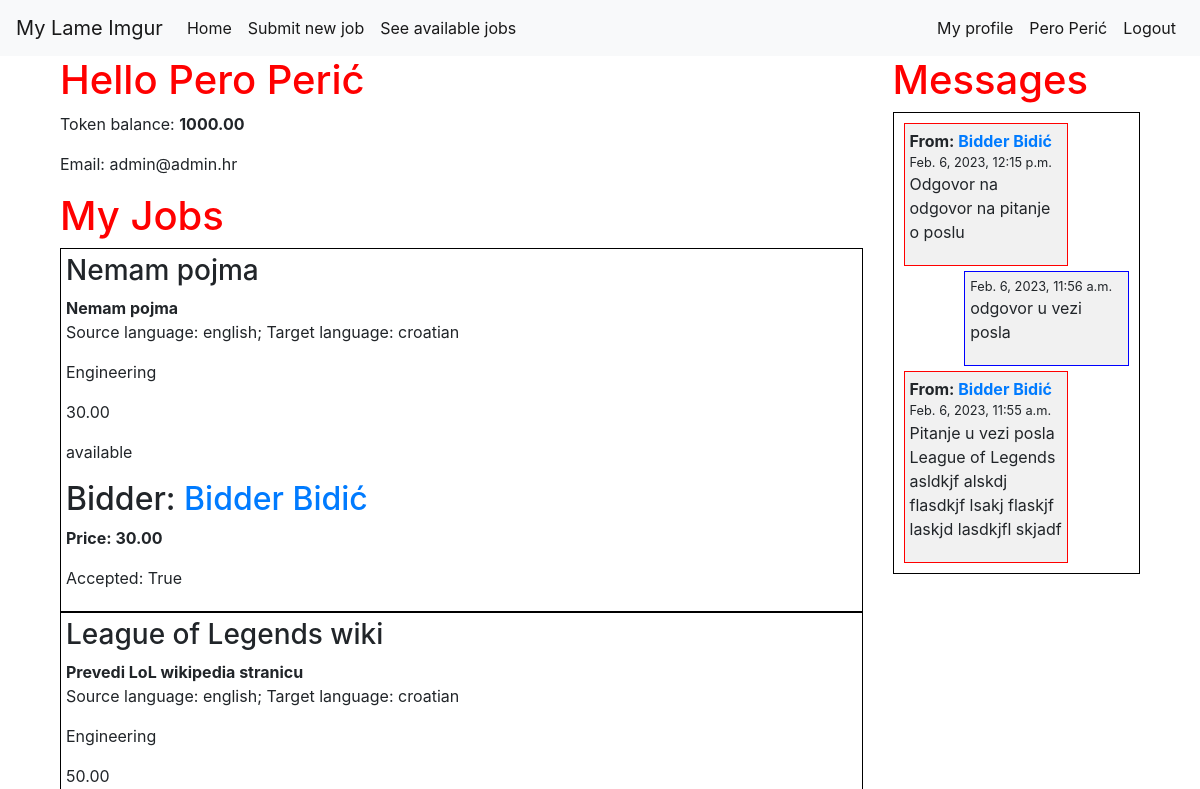
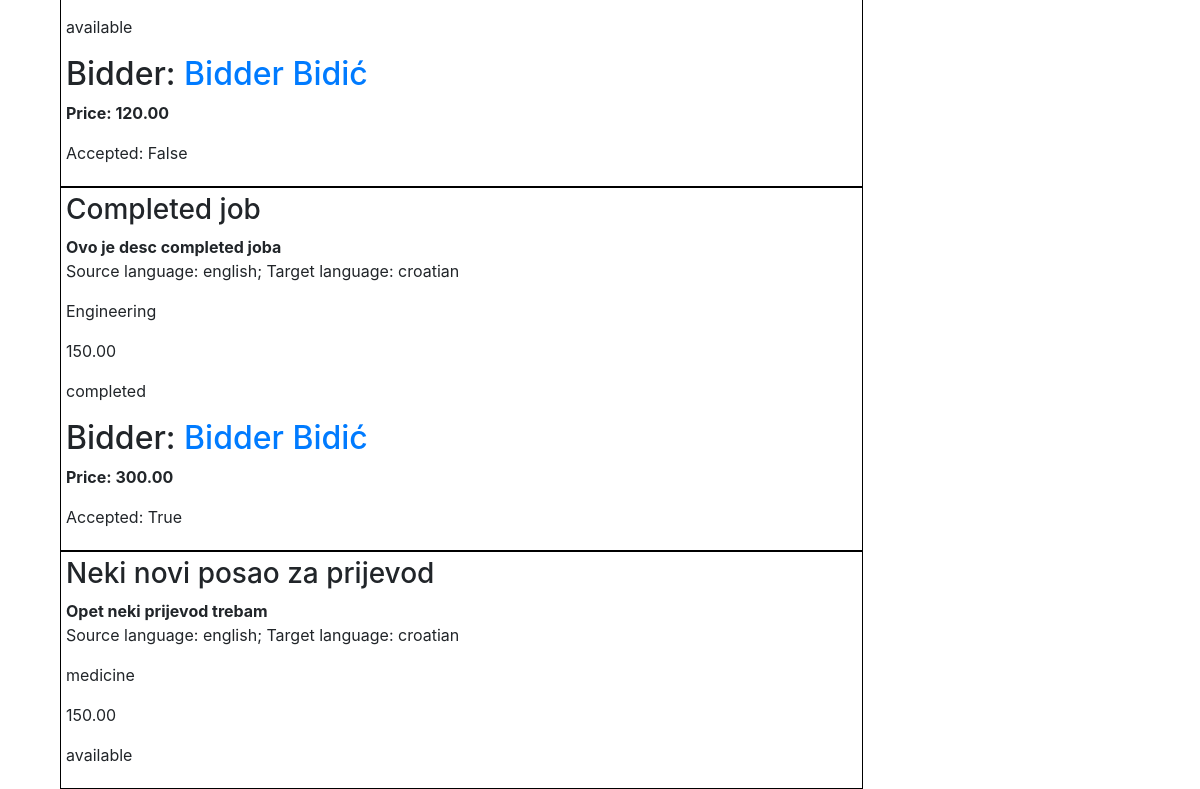
Before: /accounts/dashboard (signed in) with the older database file (2 pictures, top to bottom).
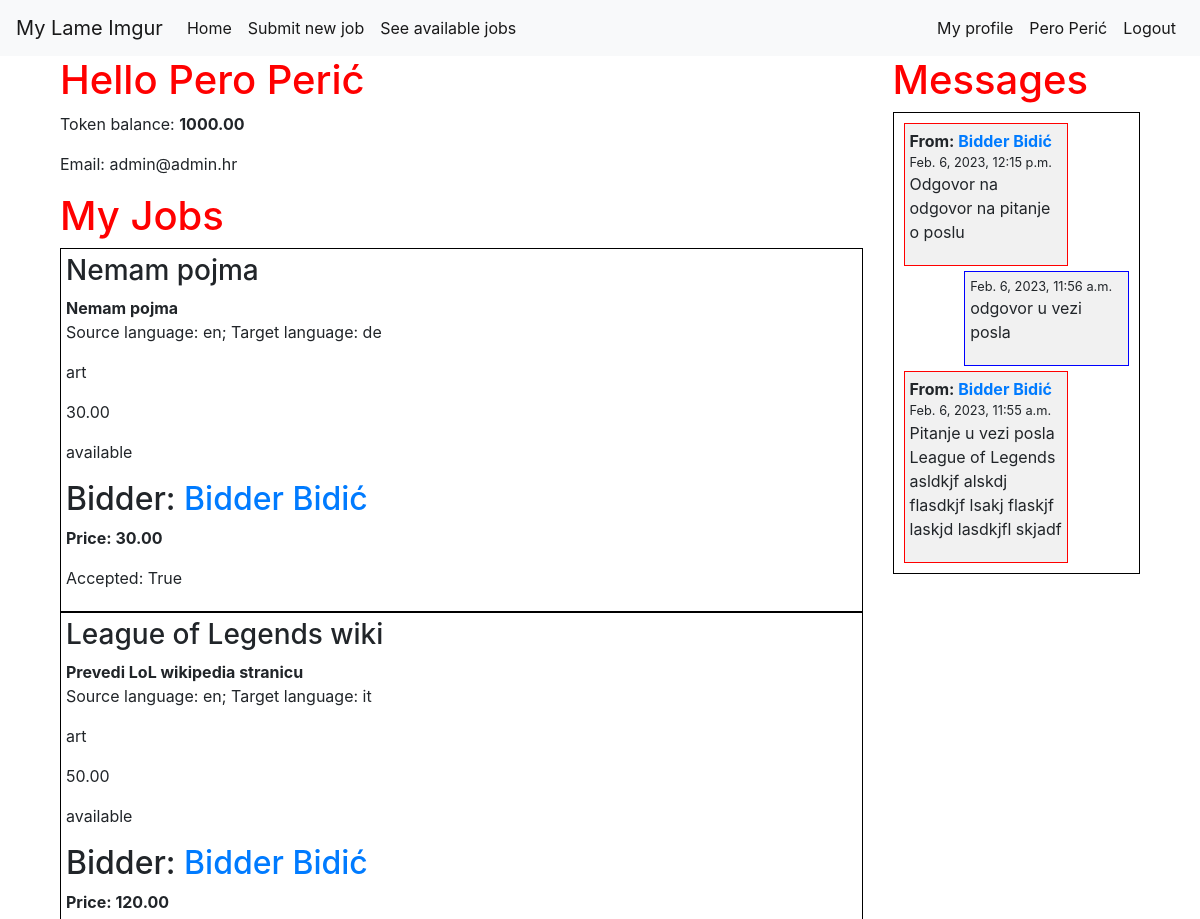
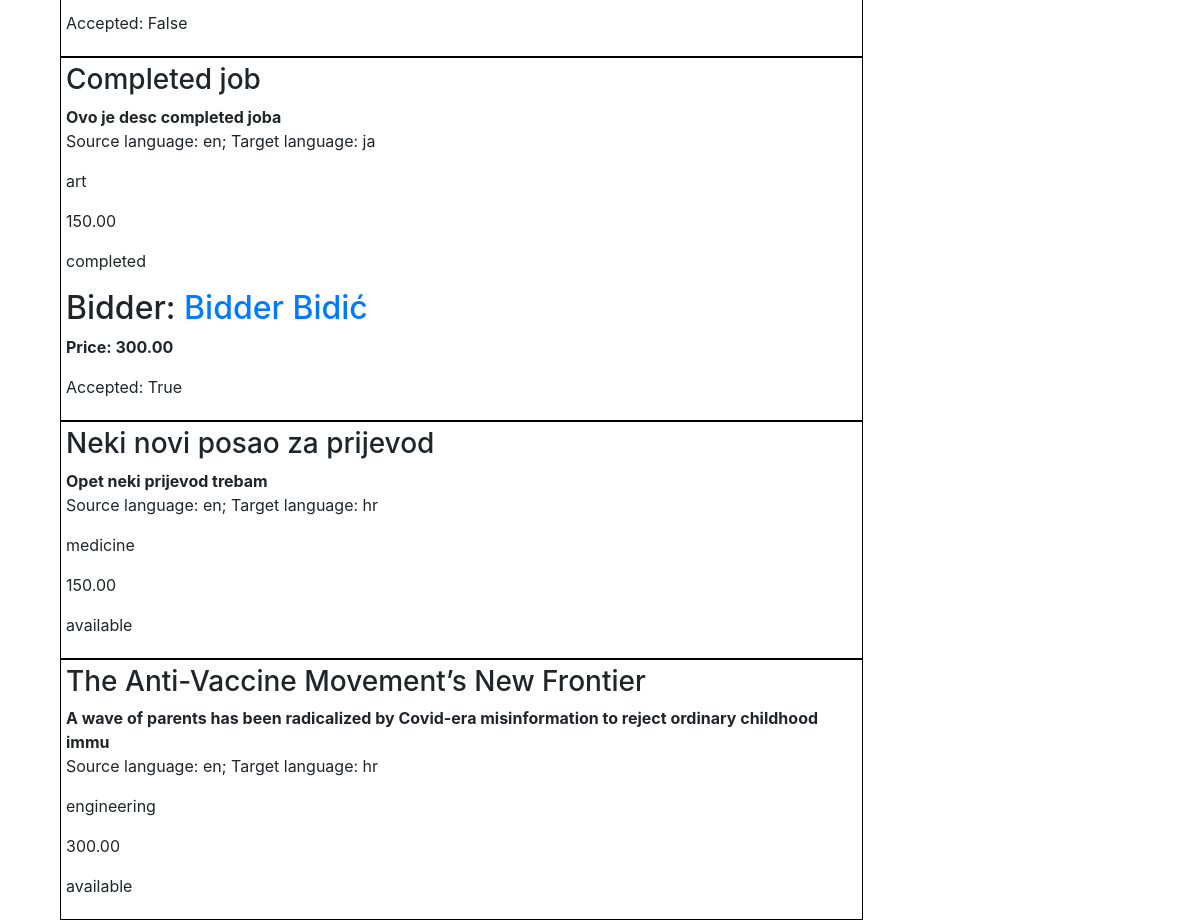
After: the same page with the newer database file (2 pictures, top to bottom).
### app/models.py (models this page shows, shortened)
class Job(models.Model):
    class Status(models.TextChoices):
        AVAILABLE = 'available', "Available"
        ASSIGNED = 'assigned', "Assigned"
        IN_PROGRESS = 'in_progress', "In Progress"
        COMPLETED = 'completed', "Completed"
    class Field(models.TextChoices):
        ART = 'art', "Art"
        BUS = 'business', "Business"
        COMP = 'computers', "Computers"
        EDU = 'education', "Education"
        ENG = 'engineering', "Engineering"
        FIN = 'finance', "Finance"
        LAW = 'law', "Law"
        LIT = 'literature', "Literature"
        MED = 'medicine', "Medicine"
        SCI = 'science', "Science"
        SOC = 'social_sciences', "Social Sciences"
        TECH = 'technology', "Technology"
    class Language(models.TextChoices):
        ENG = 'en', "English"
        SPA = 'spa', "Spanish"
        FRE = 'fr', "French"
        GER = 'de', "German"
        ITA = 'it', "Italian"
        JPN = 'ja', "Japanese"
        CRO = 'hr', "Croatian"
    user = models.ForeignKey(User, on_delete=models.CASCADE)
    title = models.CharField(max_length=100)
    description = models.CharField(max_length=100)
    source_lang = models.CharField(
            max_length=3,
            choices=Language.choices,
            default=Language.ENG,
    )
    target_lang = models.CharField(
            max_length=3,
            choices=Language.choices,
            default=Language.CRO,
    )
    field = models.CharField(
            max_length=100,
            choices=Field.choices,
            default=Field.ENG,
    )
    budget = models.DecimalField(max_digits=8, decimal_places=2)
    text = models.TextField()
    status = models.CharField(
            max_length=100,
            choices=Status.choices,
            default=Status.AVAILABLE,
    )
    translation = models.TextField(blank=True, null=True)

class Bid(models.Model):
    bidder = models.ForeignKey(User, on_delete=models.CASCADE)
    job = models.ForeignKey(Job, on_delete=models.CASCADE)
    price = models.DecimalField(max_digits=8, decimal_places=2)
    accepted = models.BooleanField()

class Account(models.Model):
    user = models.OneToOneField(User, on_delete=models.CASCADE)
    name = models.CharField(max_length=100)
    balance = models.DecimalField(max_digits=8, decimal_places=2, default=0)
    translator = models.BooleanField()

class Message(models.Model):
    sender = models.ForeignKey(User, on_delete=models.CASCADE, related_name='sender')
    receiver = models.ForeignKey(User, on_delete=models.CASCADE, related_name='receiver')
    text = models.TextField()
    sent_at = models.DateTimeField(auto_now_add=True)

### accounts/views.py (the view)
# urls.py: path('dashboard', views.dashboard, name="dashboard"),
@login_required
def dashboard(request):
    user = request.user
    my_jobs = user.job_set.all()
    my_messages = Message.objects.filter(receiver=user) | Message.objects.filter(sender=user)
    my_messages = my_messages.order_by('-sent_at')
    context = {
        'my_jobs': my_jobs,
        'my_messages': my_messages,
    }
    return render(request, 'accounts/dashboard.html', context)

### accounts/templates/accounts/dashboard.html
{% extends 'app/base.html' %}
{% block content %}
<div class="container">
  <div class="row">
    <div class="col-md-9">
      <h1>Hello {{ user.account.name }}</h1>
      <p>Token balance: <strong>{{ user.account.balance }}</strong></p>
      <p>Email: {{ user.email }}</p>
      <h1>My Jobs</h1>
      {% for job in my_jobs  %}
        <div class="job">
          <h3>{{ job.title }}</h3>
          <p>
            <strong>{{ job.description   }}</strong> </br>
            Source language: {{ job.source_lang   }};
            Target language: {{ job.target_lang   }}
          </p>
          <p>{{ job.field   }}</p>
          <p>{{ job.budget   }}</p>
          <p>{{ job.status   }}</p>
          <div>
          {% for bid in job.bid_set.all  %}
            <div class="bid">
              <h2>
                Bidder:
                <a href="{% url 'accounts:profile' bid.bidder.id %}">
                  {{ bid.bidder.account.name }}
                </a>
              </h2>
              <p><strong>Price: {{ bid.price }}</strong></p>
              <p>Accepted: {{ bid.accepted }}</p>
            </div>
          {% endfor %}
          </div>
        </div>
      {% endfor %}
    </div>
    <div class="col-md-3">
      <h1>Messages</h1>
      <div class="messages">
        {% for message in my_messages %}
          <div class="message {% if user == message.sender %} my-message {% else %} their-message {% endif %}">
            {% if user != message.sender  %}
              <strong> From:
                <a href="{% url 'accounts:profile' message.sender.id %}">
                  {{ message.sender.account.name }}
                </a>
              </strong> </br>
            {% endif %}
            <small>{{ message.sent_at }}</small>
            <p>{{ message.text }}</p>
          </div>
        {% endfor %}
      </div>
    </div>
  </div>
</div>
{% endblock content %}

Changed rows visible on the page:
changed Job "Nemam pojma": source_lang "english" → "en"; target_lang "croatian" → "de"; field "Engineering" → "art"
changed Job "League of Legends wiki": source_lang "english" → "en"; target_lang "croatian" → "it"; field "Engineering" → "art"
changed Job "Completed job": source_lang "english" → "en"; target_lang "croatian" → "ja"; field "Engineering" → "art"
changed Job "Neki novi posao za prijevod": source_lang "english" → "en"; target_lang "croatian" → "hr"
added Job: title "The Anti-Vaccine Movement’s New Frontier", description "A wave of parents has been radicalized by Covid-era misinformation to reject ordinary childhood immu", source_lang "en", target_lang "hr", field "engineering", budget "300.00", status "available"
